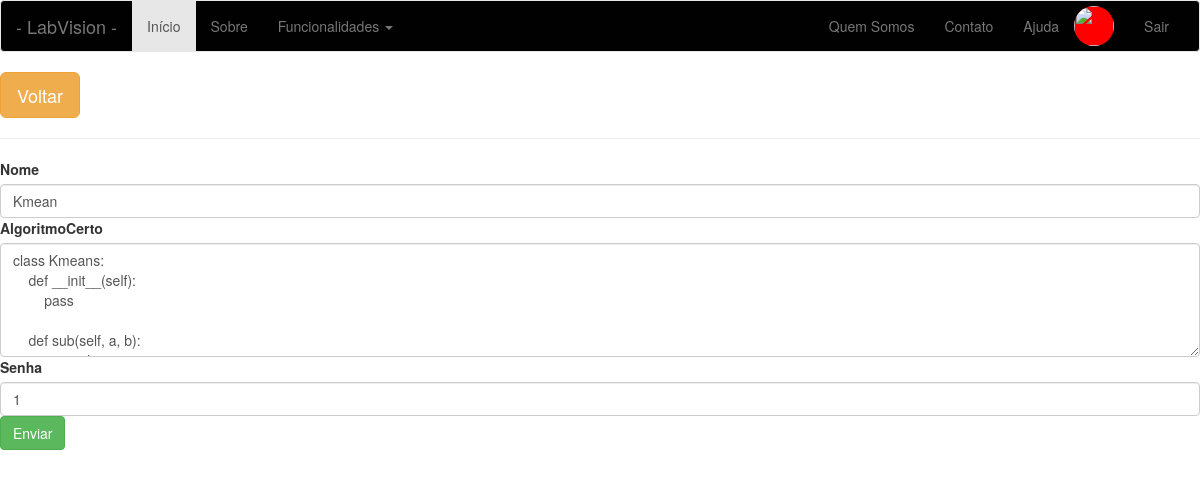
Page /atualizar-algoritmo/2 (signed in) on the earlier database version.
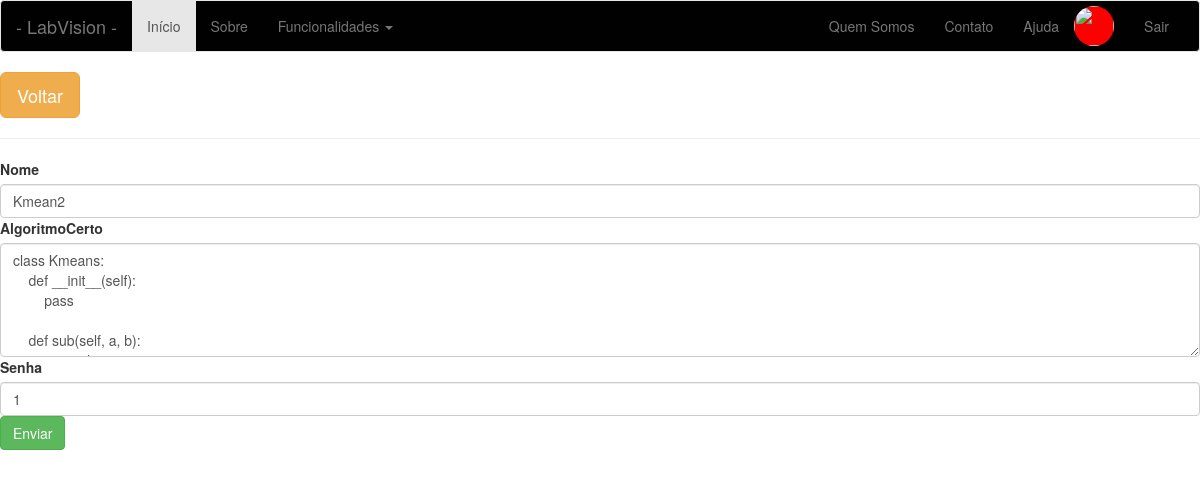
Same page on the later database version.
### app/models/tables.py (models this page shows, shortened)
class Algoritmo(db.Model):
    __tablename__= "algoritmos"
    id = db.Column(db.Integer, primary_key=True)
    nome = db.Column(db.String(20))
    algoritmo = db.Column(db.Text)
    usuario = db.Column(db.Integer, db.ForeignKey('usuarios.id'))

### app/controllers/default.py (the view, shortened to what this page needs)
@app.route('/atualizar-algoritmo/<int:id>', methods=['GET', 'POST'])
def atualizar_algoritmo(id=None):
    if not current_user.get_id():
        return redirect(url_for('login'))
    if id!=None and request.method=="GET":
        algoritmo = Algoritmo.query.filter_by(id=id).first()
        form = CadastrarAlgoritmoForm()
        return render_template('algoritmo/atualizar-algoritmo.html', form=form, algoritmo=algoritmo)
    return redirect(url_for('listar_algoritmos'))

### app/models/forms.py
class CadastrarAlgoritmoForm(FlaskForm):
    nome = StringField("nome", validators=[DataRequired()])
    usuario = StringField("usuario", validators=[DataRequired()])
    algoritmo = StringField("algoritmo", widget=TextArea())

### app/controllers/default.py (called while the page is built)
@login_manager.user_loader
def load_user(id):
    return Usuario.query.filter_by(id=id).first()

### app/models/tables.py (called while the page is built)
    def get_id(self):
        return str(self.id)

### app/templates/algoritmo/atualizar-algoritmo.html
{% include 'base/head.html' %}
{% include 'base/nav_bar.html' %}
<a href="/listar-algoritmos">
        <button class="btn btn-lg btn-warning">
            Voltar
        </button>
    </a>
    <hr>
<div>
      <form action="/atualizar-algoritmo/{{ algoritmo.id }}" method="POST">
          <label>Nome</label>
              {{ form.nome(class="form-control", value=algoritmo.nome) }}
          <label>AlgoritmoCerto</label>
              <textarea class="form-control" rows="5" name="algoritmo">{{ algoritmo.algoritmo }}</textarea>
          <label>Senha</label>
              {{ form.usuario(class="form-control", value=algoritmo.usuario) }}
          <input class="btn btn-success" type="submit" value="Enviar">
      </form>
</div>
{% include 'base/footer.html' %}

### app/templates/base/head.html (shortened to what this page needs)
<!DOCTYPE html>
<html lang="pt-br">
    <head>
        <link rel="stylesheet" href="{{ url_for('static', filename='bootstrap/css/bootstrap.css') }}">
        <link rel="stylesheet" href="{{ url_for('static', filename='css/main.css') }}">
    </head>
    <body>

### app/templates/base/nav_bar.html (shortened to what this page needs)
    <nav class="navbar navbar-default">
        <div class="container-fluid">
            <div class="navbar-header">
                <a class="navbar-brand" href="/index">- LabVision -</a>
            </div>
            <div class="collapse navbar-collapse" id="navPrincipal">
                <ul class="nav navbar-nav">
                    <li class="active">
                        <a href="/index">Início</a>
                    </li>
                    <li>
                        <a href="/sobre">Sobre</a>
                    </li>
                    <li class="dropdown">
                        <a class="dropdown-toggle" data-toggle="dropdown" href="#">
                            Funcionalidades
                            <span class="caret"></span>
                        </a>
                    </li>
                </ul>
                <ul class="nav navbar-nav navbar-right">
                    <li><a href="">Quem Somos</a></li>
                    <li><a href="">Contato</a></li>
                    <li><a href="/ajuda">Ajuda</a></li>
                    {% if current_user.nome %}
                        <li>
                            <img src="" class="imagem-perfil">
                        </li>
                        <li><a href="/logout">Sair</a></li>
                    {% else %}
                    <a href="/cadastrar-se">
                        <button class="btn btn-lg btn-success botao-cadastrar-se">
                            Cadastrar-se
                        </button>
                    </a>
                    {% endif %}
                </ul>
            </div>
        </div>
    </nav>

### app/templates/base/footer.html (shortened to what this page needs)
    </body>
</html>

### app/static/css/main.css (style rules this page uses)
.navbar-default { background-color: #000100; }
.imagem-perfil { background-color: #FF0000; width: 40px; height: 40px; border-radius: 40px; margin-top: 5px; margin-right: 15px; }

Differences in the rows shown:
changed Algoritmo: nome "Kmean" → "Kmean2"
